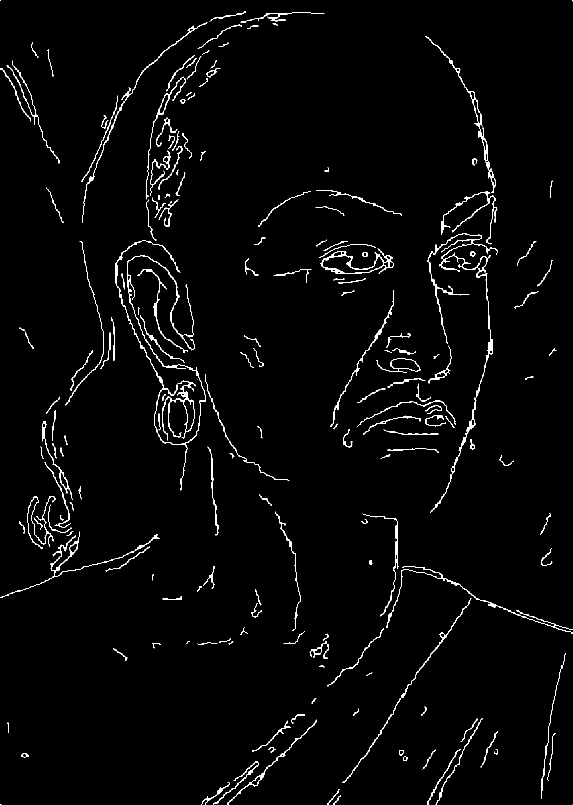
#> input picture week4_image_processing/Chanakya_artistic_depiction_edges.png, 1146 x 1610 px (shown at 1/2 size); its folder holds only this picture in this run
$ python visualizer.py
#> lines starting #> are read from the running program, lines starting #| are printed output that depends on the picture; after the words box and inside, x2 and y2 are one past the last pixel; in counts of white or black regions, pixels touching at a corner belong together
### week4_image_processing/image_processor.py
"""
Week 4 — Image Processing Core
================================
Converts an image into a set of ordered point sequences (strokes) for the
robotic arm to draw, and saves them for the full pipeline.

Pipeline
--------
1. Resize     → Normalise to ≤ 1500 px (consistent detection across resolutions)
2. Preprocess → CLAHE contrast boost + bilateral edge-preserving blur
3. Edge detect → Sigma/median Canny (better than Otsu for portraits)
4. Gap close  → Morphological close to join broken edge segments
5. Contour trace → cv2.findContours with CHAIN_APPROX_NONE (every pixel)
6. Filter     → Remove noise fragments shorter than 1% of image short side
7. Resample   → Uniformly space points along each stroke (arc-length param)
8. Save       → JSON (human-readable) + NPZ (fast numpy format) for the pipeline
"""

import cv2
import numpy as np
import json
import os
from datetime import datetime


# ─── Working resolution ───────────────────────────────────────────────────────

_MAX_SIDE = 1200   # px — normalise very large images to this before detecting


def _resize_for_detection(img_bgr: np.ndarray) -> tuple[np.ndarray, float]:
    """
    Downscale the image so its longest side ≤ _MAX_SIDE.

    Returns (resized_img, scale_factor).  scale_factor < 1 if downscaled.
    Normalising prevents the Canny sigma and morphological kernels from
    behaving differently on a 400 px vs a 4000 px image.
    """
    h, w = img_bgr.shape[:2]
    longest = max(h, w)
    if longest <= _MAX_SIDE:
        return img_bgr, 1.0
    scale = _MAX_SIDE / longest
    new_w, new_h = int(w * scale), int(h * scale)
    resized = cv2.resize(img_bgr, (new_w, new_h), interpolation=cv2.INTER_AREA)
    return resized, scale


# ─── Step 2: Preprocessing ────────────────────────────────────────────────────

def preprocess(img_bgr: np.ndarray) -> np.ndarray:
    """
    Grayscale → CLAHE → bilateral blur.

    CLAHE (clipLimit=2.0, tile 8×8): boosts local contrast so faint features
    in shadowed areas (jaw, eye sockets) are as visible as bright areas.

    Bilateral (d=7, σ=40): smooths flat skin/background regions while keeping
    hard edges sharp. Lower sigma than before (was 75) to preserve fine detail.
    """
    gray = cv2.cvtColor(img_bgr, cv2.COLOR_BGR2GRAY)

    clahe = cv2.createCLAHE(clipLimit=2.0, tileGridSize=(8, 8))
    enhanced = clahe.apply(gray)

    # d=7 is lighter than d=9 — preserves eyebrow/lip fine detail
    blurred = cv2.bilateralFilter(enhanced, d=7, sigmaColor=40, sigmaSpace=40)
    return blurred


# ─── Step 3: Edge Detection ───────────────────────────────────────────────────

def _sigma_canny_thresholds(preprocessed: np.ndarray,
                             sigma: float = 0.33) -> tuple[float, float]:
    """
    Compute Canny thresholds from the image's median intensity.

    The sigma method (Adrian Rosebrock, 2015) is empirically more reliable
    than Otsu for portraits and paintings:

        median = median(all pixel values)
        low    = max(0,   (1 − σ) × median)
        high   = min(255, (1 + σ) × median)

    Otsu finds the optimal threshold to SEPARATE two regions (foreground/bg),
    which gives a HIGH threshold that discards fine-detail edges inside faces.
    The median method gives a threshold around the typical pixel value, so
    edges at all contrast levels (strong jaw, faint eyebrow) are captured.

    σ = 0.33 → catches most edges; raise σ toward 0.5 for noisier images.
    """
    v    = np.median(preprocessed)
    low  = max(0,   int((1.0 - sigma) * v))
    high = min(255, int((1.0 + sigma) * v))
    return float(low), float(high)


def detect_edges(img_bgr: np.ndarray,
                 canny_sigma: float = 0.33) -> np.ndarray:
    """
    Full edge-detection pipeline working at normalised resolution.

    Steps:
    1. Resize to ≤ 1200 px (normalise)
    2. Preprocess (CLAHE + bilateral)
    3. Sigma/median Canny
    4. Morphological close: 3×3, 1 iteration — bridges tiny gaps
       (1 iter is enough now; 2 iter was over-thickening and merging close lines)
    5. Resize result back to original dimensions

    Returns a binary uint8 edge image at ORIGINAL resolution.
    """
    small, scale = _resize_for_detection(img_bgr)
    prep         = preprocess(small)
    low, high    = _sigma_canny_thresholds(prep, sigma=canny_sigma)
    edges_small  = cv2.Canny(prep, low, high)

    # 1 iteration, 3×3 — closes 1-pixel gaps without thickening edges
    kernel      = cv2.getStructuringElement(cv2.MORPH_RECT, (3, 3))
    edges_small = cv2.morphologyEx(edges_small, cv2.MORPH_CLOSE, kernel,
                                   iterations=1)

    # Resize edges back to original image size if we downscaled
    if scale < 1.0:
        orig_h, orig_w = img_bgr.shape[:2]
        edges = cv2.resize(edges_small, (orig_w, orig_h),
                           interpolation=cv2.INTER_NEAREST)
    else:
        edges = edges_small

    return edges


# ─── Step 4-6: Contour extraction + filter + sort ─────────────────────────────

def _adaptive_min_length(img_shape: tuple) -> float:
    """
    Minimum contour arc-length to be kept as a stroke.

    Changed from 3% to 1% of shorter dimension — the previous 3% was
    cutting valid short strokes (eyebrows, mouth corners, nostril edges).
    Hard floor of 15 px removes isolated pixel-noise speckles.
    """
    shorter = min(img_shape[0], img_shape[1])
    return max(15.0, shorter * 0.01)   # 1% of short side, min 15 px


def extract_contours(image_path: str,
                     canny_sigma: float = 0.33) -> tuple[list, np.ndarray, np.ndarray]:
    """
    Full pipeline from file path to filtered, ordered pixel-dense strokes.

    Returns
    -------
    contours : list of np.ndarray  — each (N, 2) array of [x, y] at orig resolution
    edges    : np.ndarray          — binary edge image (for visualisation)
    img_bgr  : np.ndarray          — original image (for visualisation)
    """
    img_bgr = cv2.imread(image_path)
    if img_bgr is None:
        raise FileNotFoundError(f"Could not read image: {image_path}")

    edges = detect_edges(img_bgr, canny_sigma=canny_sigma)

    raw_contours, _ = cv2.findContours(
        edges, cv2.RETR_LIST, cv2.CHAIN_APPROX_NONE
    )

    min_len = _adaptive_min_length(img_bgr.shape)
    formatted = []
    for cnt in raw_contours:
        arc = cv2.arcLength(cnt, closed=False)
        if arc >= min_len:
            pts = cnt.squeeze(axis=1)
            if pts.ndim == 1:
                pts = pts.reshape(1, 2)
            formatted.append(pts)

    # Longest strokes first — robot draws main features before fine details
    formatted.sort(key=lambda c: -len(c))
    return formatted, edges, img_bgr


# ─── Step 7: Adaptive uniform resampling ─────────────────────────────────────

def _adaptive_step(img_shape: tuple) -> float:
    """
    Target spacing between consecutive waypoints, in pixels of the original image.

    Scales with resolution: 1.5% of the shorter image dimension,
    clamped to [8, 30] px.  This keeps the total waypoint count proportional
    regardless of whether the source image is 400 px or 4000 px.
    """
    shorter = min(img_shape[0], img_shape[1])
    return float(np.clip(shorter * 0.015, 8.0, 30.0))


def space_points_wisely(contour: np.ndarray,
                         step_size: float = 10.0) -> np.ndarray:
    """
    Uniform arc-length resampling of a pixel-dense contour.

    The raw contour from findContours has points spaced 1–√2 px apart.
    This function resamples to exactly `step_size` px spacing via linear
    interpolation on cumulative arc-length, always preserving the endpoint.

    Returns (M, 2) float array.
    """
    if len(contour) < 2:
        return contour.astype(float)

    pts      = contour.astype(float)
    diffs    = np.diff(pts, axis=0)
    seg_lens = np.linalg.norm(diffs, axis=1)
    cum      = np.insert(np.cumsum(seg_lens), 0, 0.0)
    total    = cum[-1]

    if total < step_size:
        return np.array([pts[0], pts[-1]])

    targets = np.arange(0.0, total, step_size)
    if targets[-1] < total:
        targets = np.append(targets, total)

    new_x = np.interp(targets, cum, pts[:, 0])
    new_y = np.interp(targets, cum, pts[:, 1])
    return np.column_stack((new_x, new_y))


# [128 lines left out: functions process_image, save_strokes, load_strokes, not called in this run]

### week4_image_processing/visualizer.py
"""
Week 4 — Interactive Visualizer
================================
3-panel pipeline: Original Image → Sketch → Waypoints

Controls
--------
  Waypoint spacing slider : adjusts point density live
  Canny sensitivity slider: raise to detect more (fine) edges
  [Save strokes]          : saves JSON + NPZ + edge PNG to image's directory
  [Load new image]        : pick a new image without restarting

Run:
    python3 visualizer.py
"""

import cv2
import numpy as np
import matplotlib
matplotlib.use("TkAgg")
import matplotlib.pyplot as plt
import matplotlib.gridspec as gridspec
from matplotlib.widgets import Slider, Button
import tkinter as tk
from tkinter import filedialog, messagebox

from image_processor import (
    process_image, extract_contours,
    space_points_wisely, _adaptive_step, save_strokes,
)

_CMAP = plt.get_cmap("tab20")


# ─── Helpers ─────────────────────────────────────────────────────────────────

def _pick_file() -> str:
    root = tk.Tk()
    root.withdraw()
    path = filedialog.askopenfilename(
        title="Select an Image",
        filetypes=[("Image files", "*.jpg *.jpeg *.png *.bmp *.webp")]
    )
    root.destroy()
    return path


def _draw_panels(ax1, ax2, ax3, img_bgr, edges, spaced_strokes, step_size):
    """Re-render all three panels into their axes."""
    for ax in (ax1, ax2, ax3):
        ax.cla()

    h, w    = img_bgr.shape[:2]
    img_rgb = cv2.cvtColor(img_bgr, cv2.COLOR_BGR2RGB)

    # Panel 1 — Original
    ax1.imshow(img_rgb)
    ax1.set_title("Original Image", fontsize=11, fontweight="bold", pad=8,
                  color="white")
    ax1.axis("off")

    # Panel 2 — Sketch (black on white, like a pencil drawing)
    ax2.imshow(edges, cmap="gray_r")
    ax2.set_title("Sketch", fontsize=11, fontweight="bold", pad=8, color="white")
    ax2.axis("off")

    # Panel 3 — Waypoints
    total_pts = sum(len(s) for s in spaced_strokes)
    ax3.set_facecolor("white")
    ax3.set_xlim(0, w)
    ax3.set_ylim(h, 0)
    ax3.set_aspect("equal")
    ax3.axis("off")
    ax3.set_title(
        f"Waypoints  ({len(spaced_strokes)} strokes · {total_pts} pts · "
        f"{step_size:.1f} px spacing)",
        fontsize=10, fontweight="bold", pad=8, color="white"
    )
    for i, stroke in enumerate(spaced_strokes):
        ax3.plot(
            stroke[:, 0], stroke[:, 1],
            marker="o", markersize=1.8,
            linestyle="-", linewidth=0.6,
            color=_CMAP(i % 20),
        )


# ─── Main ─────────────────────────────────────────────────────────────────────

def main():
    file_path = _pick_file()
#> the answer given: Chanakya_artistic_depiction_edges.png
    if not file_path:
        print("No file selected. Exiting.")
        return

    # State shared across callbacks
    state = {
        "file_path":    file_path,
        "img_bgr":      None,
        "edges":        None,
        "contours":     None,   # pixel-dense, unsampled
        "strokes":      None,   # spaced strokes
        "step_size":    None,
        "canny_sigma":  0.33,
    }

    def _reload_image(path, sigma):
        print(f"\nProcessing: {path}  (σ={sigma:.2f})")
        contours, edges, img_bgr = extract_contours(path, canny_sigma=sigma)
        step = _adaptive_step(img_bgr.shape)
        spaced = [s for cnt in contours
                  for s in [space_points_wisely(cnt, step)] if len(s) >= 2]
        state.update(
            file_path=path, img_bgr=img_bgr, edges=edges,
            contours=contours, strokes=spaced, step_size=step,
        )
        print(f"  Strokes: {len(spaced)}   Waypoints: {sum(len(s) for s in spaced)}"
              f"   Step: {step:.1f} px   Canny low={int((1-sigma)*np.median(cv2.cvtColor(img_bgr, cv2.COLOR_BGR2GRAY)))}")
        return step

    init_step = _reload_image(file_path, state["canny_sigma"])
#> in extract_contours, img_bgr is the input picture: shape (1610, 1146, 3); 2.1% white in thin lines or dots
#> in _resize_for_detection, `resized = cv2.resize(img_bgr, (new_w, new_h), interpolation=cv2.INTER_..`:
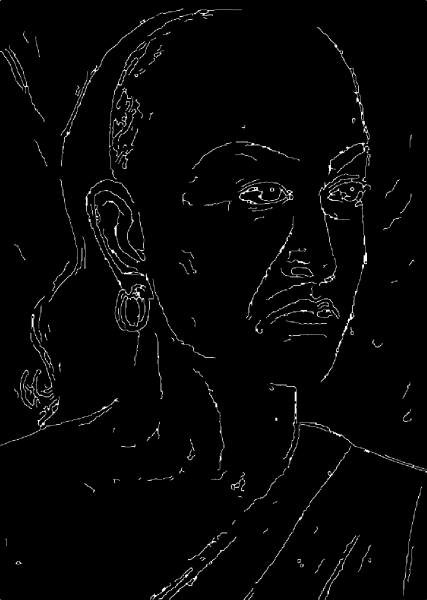
#> resized: shape (1200, 854, 3) (shown at 1/2 size); min 0, max 255, mean 5.3
#> in detect_edges, `small, scale = _resize_for_detection(img_bgr)`: scale = 0.745
#> in _sigma_canny_thresholds, `v    = np.median(preprocessed)`: v = 3
#> in _sigma_canny_thresholds, `low  = max(0,   int((1.0 - sigma) * v))`: low = 2
#> in _sigma_canny_thresholds, `high = min(255, int((1.0 + sigma) * v))`: high = 3
#> in detect_edges, `low, high    = _sigma_canny_thresholds(prep, sigma=canny_sigma)`: low = 2; high = 3
#> in detect_edges, `edges_small  = cv2.Canny(prep, low, high)`:
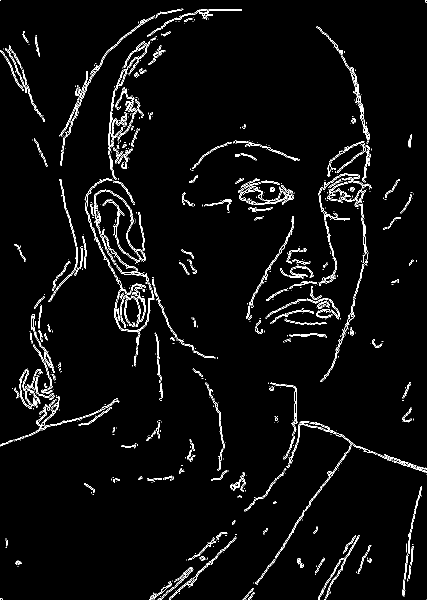
#> edges_small: shape (1200, 854) (shown at 1/2 size); 3.1% white in thin lines or dots
#> in detect_edges, `edges_small = cv2.morphologyEx(edges_small, cv2.MORPH_CLOSE, kernel, i..`:
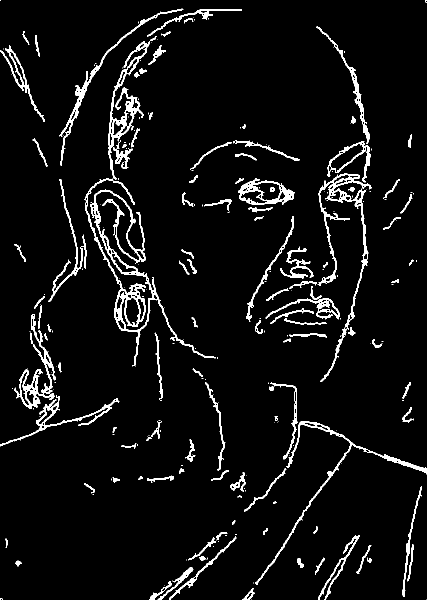
#> edges_small: shape (1200, 854) (shown at 1/2 size); 5.3% white; 255 white regions (141 under 20 px), largest, box (x1, y1, x2, y2) and area: (168, 357, 431, 733) 7872, (635, 346, 743, 764) 4433, (217, 82, 300, 359) 3412
#> in detect_edges, `edges = cv2.resize(edges_small, (orig_w, orig_h), interpolation=cv2.IN..`:
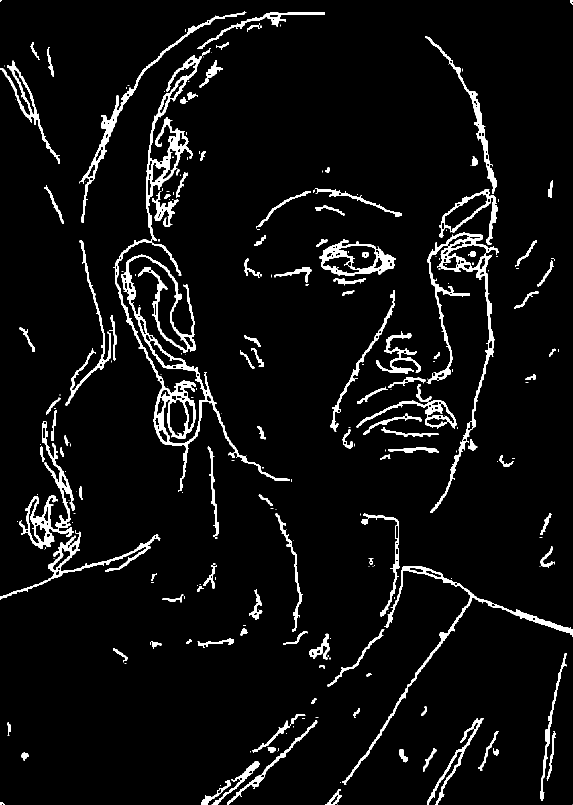
#> edges: shape (1610, 1146) (shown at 1/2 size); 5.3% white; 255 white regions (139 under 20 px)
#> in extract_contours, `raw_contours, _ = cv2.findContours( edges, cv2.RETR_LIST, cv2.CHAIN_AP..`: raw_contours = 425 contours, 141 with area under 20; largest, box (x1, y1, x2, y2) and area: (226, 479, 579, 984) 17316, (853, 465, 998, 1026) 8436, (292, 111, 403, 482) 7623, (639, 478, 791, 551) 7214, (38, 843, 149, 1098) 5874
#> the loop in extract_contours, `for cnt in raw_contours:` made 425 passes
#> arc on passes 3 to 5: 24.66, 58.46, 117.2
#> after the loop in extract_contours, `for cnt in raw_contours:`: formatted = 287 items
#> in _reload_image, `spaced = [s for cnt in contours for s in [space_points_wisely(cnt, ste..`: spaced = 287 point arrays, longest 318 points
#|   Strokes: 287   Waypoints: 3195   Step: 17.2 px   Canny low=0
#> init_step = 17.19

    # ── Figure layout ─────────────────────────────────────────────────────────
    fig = plt.figure(figsize=(19, 8))
    fig.patch.set_facecolor("#13131f")
    fig.canvas.manager.set_window_title("Week 4 — Image to Points Visualizer")

    gs = gridspec.GridSpec(
        2, 3, figure=fig,
        height_ratios=[20, 1.4],
        hspace=0.15, wspace=0.04,
        left=0.02, right=0.98, top=0.93, bottom=0.13,
    )
    ax1 = fig.add_subplot(gs[0, 0])
    ax2 = fig.add_subplot(gs[0, 1])
    ax3 = fig.add_subplot(gs[0, 2])

    for ax in (ax1, ax2, ax3):
        ax.set_facecolor("#1a1a2e")
        for sp in ax.spines.values():
            sp.set_edgecolor("#444466")
            sp.set_linewidth(1.2)

    _draw_panels(ax1, ax2, ax3,
                 state["img_bgr"], state["edges"], state["strokes"], state["step_size"])
#> in _draw_panels, `total_pts = sum(len(s) for s in spaced_strokes)`: total_pts = 3195

    # ── Sliders ───────────────────────────────────────────────────────────────
    ax_sp  = fig.add_axes([0.08, 0.055, 0.35, 0.022])
    ax_sig = fig.add_axes([0.08, 0.025, 0.35, 0.022])
    for a in (ax_sp, ax_sig):
        a.set_facecolor("#1e1e3a")

    sl_step = Slider(ax_sp,  "Spacing (px)",     4,  50,
                     valinit=init_step, valstep=1, color="#4a7fbe")
    sl_sig  = Slider(ax_sig, "Canny sensitivity", 0.1, 0.7,
                     valinit=0.33, valstep=0.01, color="#6b5ea8")

    for sl in (sl_step, sl_sig):
        sl.label.set_color("white")
        sl.valtext.set_color("white")
#> this loop made 2 passes

    # ── Buttons ───────────────────────────────────────────────────────────────
    ax_save = fig.add_axes([0.52, 0.025, 0.17, 0.048])
    ax_new  = fig.add_axes([0.72, 0.025, 0.17, 0.048])

    btn_save = Button(ax_save, "💾  Save strokes",   color="#2a5f3e", hovercolor="#3d8a5c")
    btn_new  = Button(ax_new,  "📂  Load new image", color="#3d3d72", hovercolor="#5a5aab")

    for btn in (btn_save, btn_new):
        btn.label.set_color("white")
        btn.label.set_fontsize(9)

    # ── Callbacks ─────────────────────────────────────────────────────────────

    # [49 lines left out: functions _redraw, on_step_change, on_sigma_change, on_save, on_new_image, not called in this run]

    sl_step.on_changed(on_step_change)
    sl_sig.on_changed(on_sigma_change)
    btn_save.on_clicked(on_save)
    btn_new.on_clicked(on_new_image)

    plt.show()
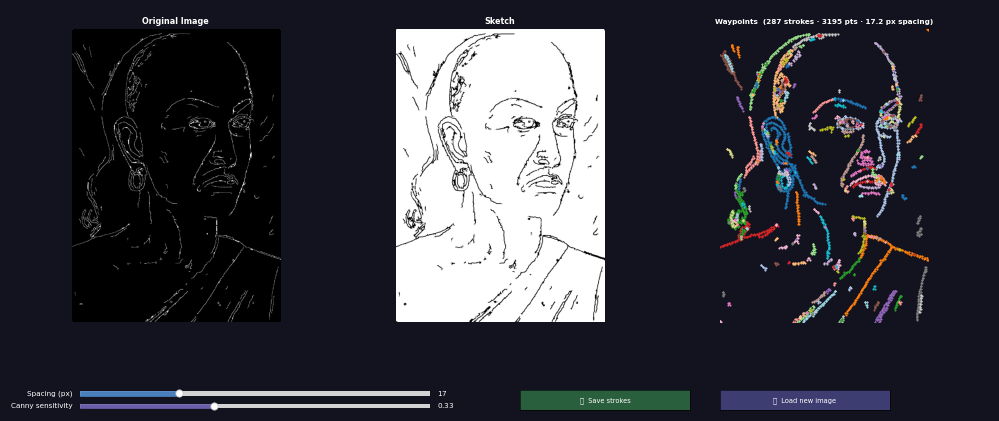
#> figure drawn by matplotlib, 5 panels


if __name__ == "__main__":
    main()
